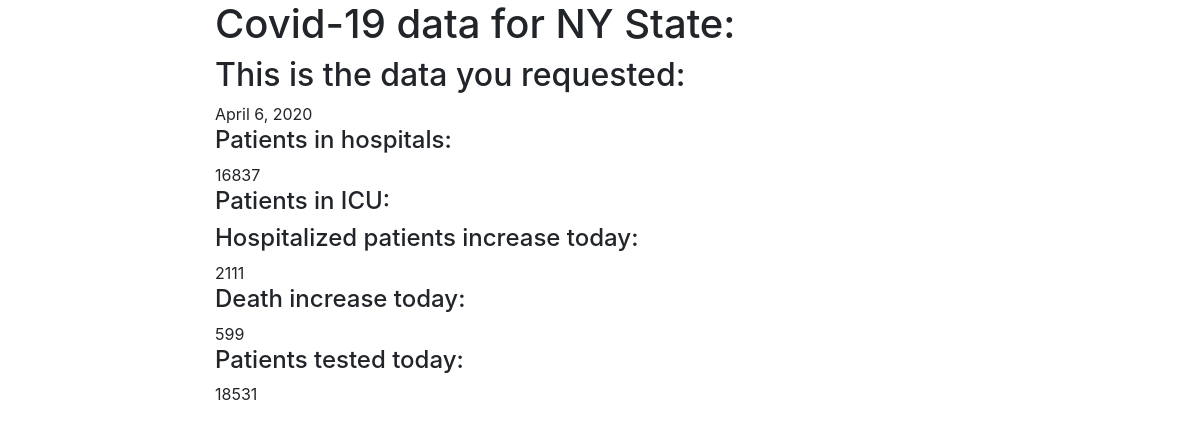
The app's page /covidapp/7/ with its own data.
### covidapp/models.py (models this page shows, shortened)
class Hospital(models.Model):
    date_time 			=    	models.DateField()
    hospital_currently 	= 		models.IntegerField(null=True)
    icucurrently		= 		models.IntegerField(null=True)
    hospital_increase 	= 		models.IntegerField(null=True)
    dead_daily			= 		models.IntegerField(null=True)
    tested_today		=		models.IntegerField(null=True)

### covidapp/views.py (the view)
# urls.py: path('<int:id>/', views.hospital_detail_view, name='hospital-detail'),
def hospital_detail_view(request, id):
	obj = Hospital.objects.get(id=id)
	context = {
		"object": obj
	}
	return render(request, "covidapp/hospital_detail.html", context)

### covidapp/templates/covidapp/hospital_detail.html (shortened to what this page needs)
{% extends 'base.html' %}
{% load bootstrap4 %}
{% block content %}
<h1>{% block header %}Covid-19 data for NY State: </h1>{% endblock %}
<h2>{% block title %}This is the data you requested: </h2>{{ object.date_time }}{% endblock %}
<h4>Patients in hospitals: </h4> {{ object.hospital_currently }}
<h4>Patients in ICU: </h4>{{ object.ICU_currently }}
<h4>Hospitalized patients increase today: </h4>{{ object.hospital_increase }}
<h4>Death increase today: </h4>{{ object.dead_daily }}
<h4>Patients tested today: </h4>{{ object.tested_today }}
{% endblock %}

### records on screen
Hospital: date_time "April 6, 2020", hospital_currently "16837", hospital_increase "2111", dead_daily "599", tested_today "18531"
